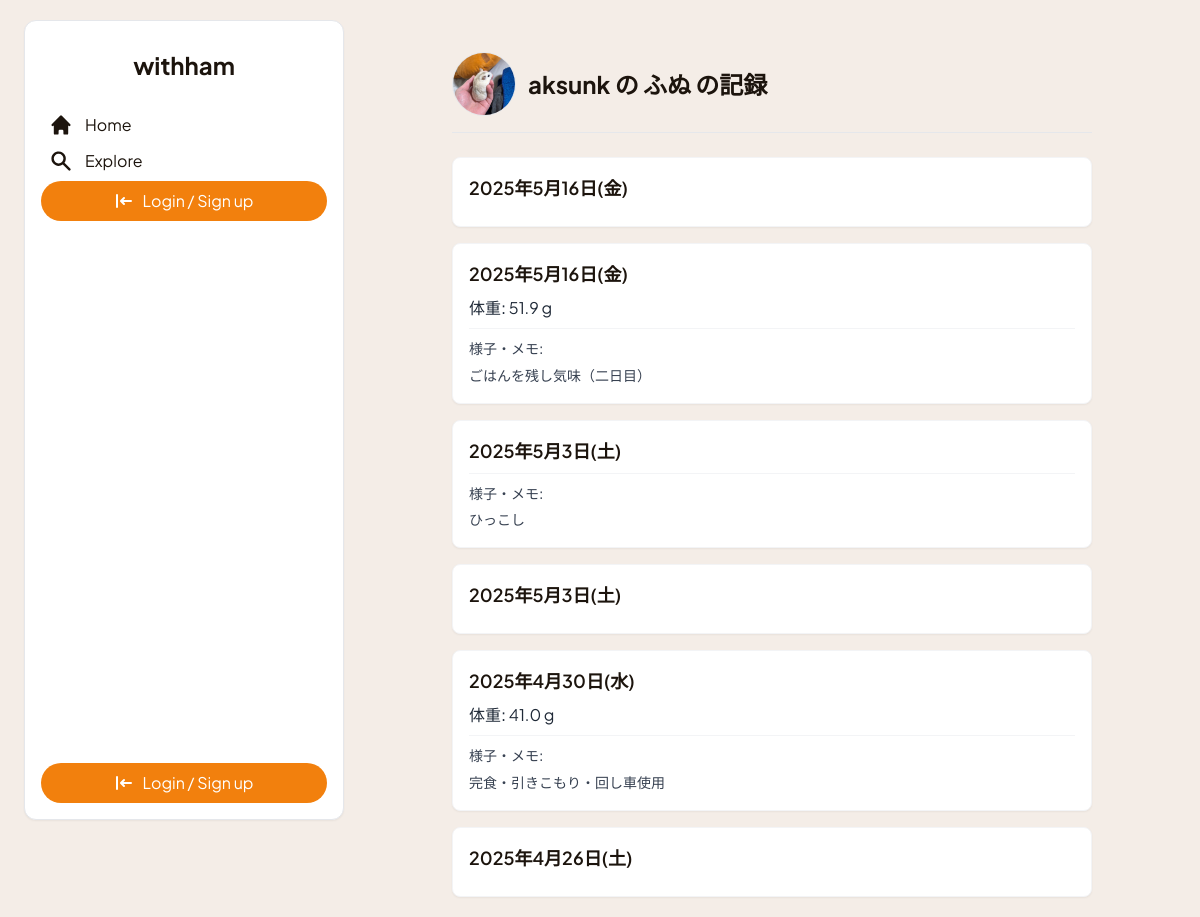
Page /hamsters/1/logs/ on the committed database.
### withham/models.py (models this page shows, shortened)
class Hamster(models.Model):
    owner = models.ForeignKey(User, on_delete=models.CASCADE, related_name='hamsters', verbose_name='飼い主')
    name = models.CharField('名前', max_length=100)
    breed = models.CharField('種類', max_length=50, blank=True, null=True)
    birthday = models.DateField('誕生日', blank=True, null=True)
    GENDER_CHOICES = [('M', '男の子'), ('F', '女の子'), ('U', '不明')]
    gender = models.CharField('性別', max_length=1, choices=GENDER_CHOICES, default='U')
    profile_text = models.TextField('プロフィール', blank=True, null=True)
    profile_image = models.ImageField('プロフィール画像', upload_to='hamster_images/', blank=True, null=True)
    created_at = models.DateTimeField('登録日時', default=timezone.now)
    class Meta:
        verbose_name = 'ハムスター'
        verbose_name_plural = 'ハムスター'

class HealthLog(models.Model):
    hamster = models.ForeignKey(Hamster, on_delete=models.CASCADE, related_name='health_logs', verbose_name='対象ハムスター')
    log_date = models.DateField("記録日", default=timezone.now)
    weight_g = models.DecimalField("体重(g)", max_digits=4, decimal_places=1, null=True, blank=True)
    notes = models.TextField("様子・メモ", blank=True, null=True)
    recorded_by = models.ForeignKey(User, on_delete=models.SET_NULL, null=True, blank=True, related_name='recorded_health_logs', verbose_name='記録者')
    created_at = models.DateTimeField("作成日時", auto_now_add=True)
    class Meta:
        verbose_name = '健康記録'
        verbose_name_plural = '健康記録'
        ordering = ['-log_date', '-created_at']

### withham/views.py (the view)
# urls.py: path('hamsters/<int:hamster_pk>/logs/', views.health_log_list, name='health_log_list'),
def health_log_list(request, hamster_pk):
    hamster = get_object_or_404(Hamster, pk=hamster_pk)
    health_logs = hamster.health_logs.all().order_by('-log_date', '-created_at')
    context = { 'hamster': hamster, 'health_logs': health_logs, }
    return render(request, 'withham/health_log_list.html', context)

### withham/templates/withham/health_log_list.html (shortened to what this page needs)
{% extends "withham/base.html" %}
{% load static %}
{% load humanize %}
{% block content %}
<div class="max-w-2xl mx-auto mt-8 px-4">
    <div class="flex flex-col sm:flex-row items-center justify-between gap-4 mb-6 pb-4 border-b border-gray-200">
        <div class="flex items-center gap-3">
            {% if hamster.profile_image %}
                <img src="{{ hamster.profile_image.url }}" class="h-16 w-16 rounded-full object-cover border border-gray-200" alt="{{ hamster.name }}">
            {% else %}
                <img src="{% static 'images/default_hamster_icon.svg' %}" class="h-16 w-16 rounded-full object-contain bg-gray-100 p-1 border border-gray-200" alt="デフォルト画像">
            {% endif %}
            <h2 class="text-2xl font-bold text-[#1c140d]">
                <a href="{% url 'withham:profile_detail' hamster.owner.pk %}" class="hover:underline">{{ hamster.owner.username }}</a> の
                <a href="#" class="hover:underline">{{ hamster.name }}</a> の記録
            </h2>
        </div>
    </div>
    <div class="space-y-4">
        {% for log in health_logs %}
            <div class="bg-white p-4 rounded-lg shadow-sm border border-gray-100">
                <div class="flex justify-between items-baseline mb-2">
                    <h4 class="font-semibold text-lg text-[#1c140d]">{{ log.log_date|date:"Y年n月j日(D)" }}</h4>
                </div>
                {% if log.weight_g is not None %}
                <p class="text-base text-gray-800 mb-1">
                    <strong class="font-medium">体重:</strong> {{ log.weight_g }} g
                </p>
                {% endif %}
                {% if log.notes %}
                <div class="text-sm text-gray-700 leading-relaxed mt-2 pt-2 border-t border-gray-100">
                    <p class="font-medium mb-1">様子・メモ:</p>
                    <p>{{ log.notes|linebreaksbr }}</p>
                </div>
                {% endif %}
            </div>
        {% endfor %}
    </div>
</div>
{% endblock %}

### rows in the picture
Hamster: profile_image (picture), owner.username "aksunk", name "ふぬ"
HealthLog: log_date "2025年5月16日(金)"
HealthLog: log_date "2025年5月16日(金)", weight_g "51.9", notes "ごはんを残し気味（二日目）"
HealthLog: log_date "2025年5月3日(土)", notes "ひっこし"
HealthLog: log_date "2025年5月3日(土)"
HealthLog: log_date "2025年4月30日(水)", weight_g "41.0", notes "完食・引きこもり・回し車使用"
HealthLog: log_date "2025年4月26日(土)"
